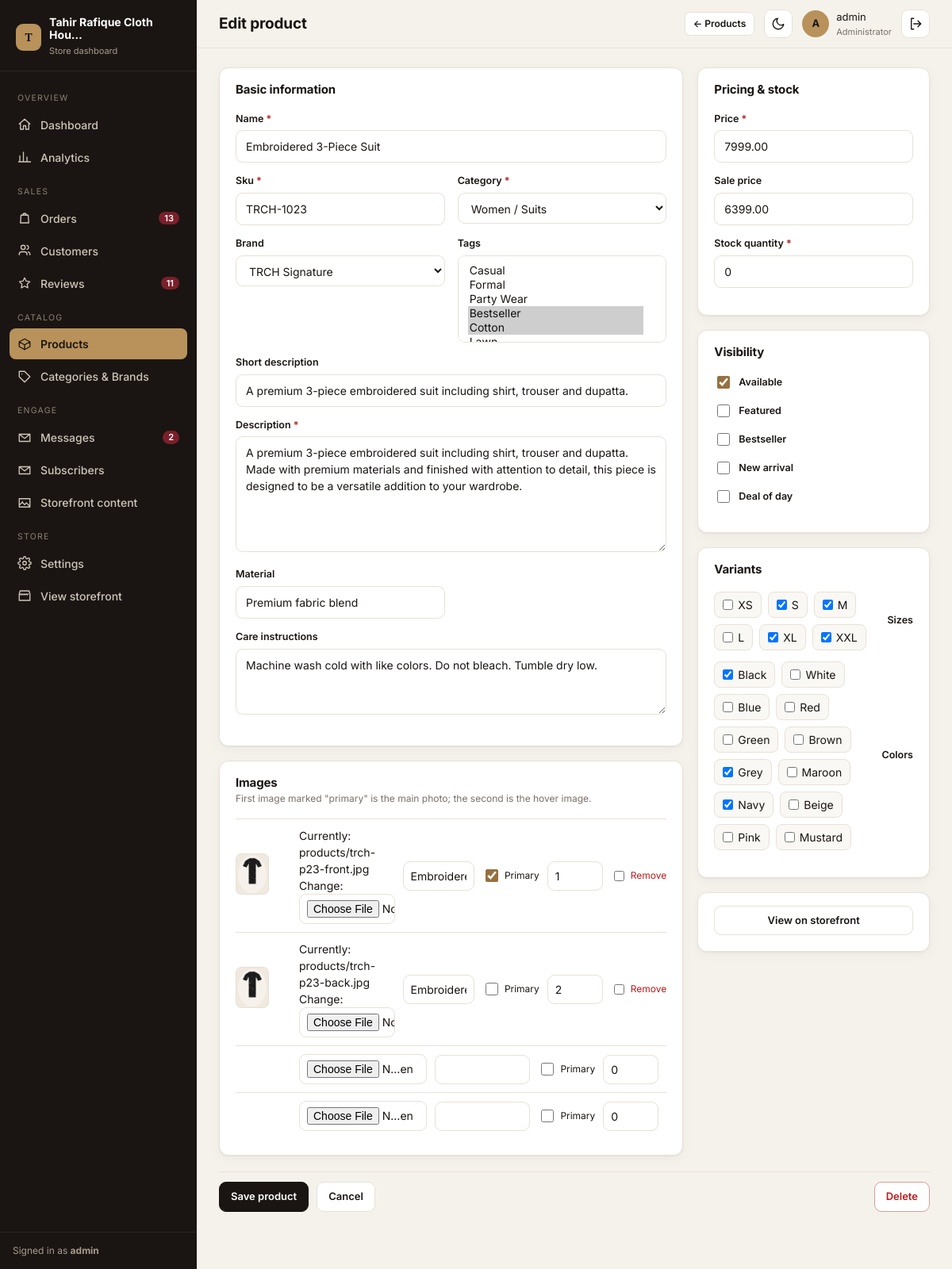
Page /dashboard/products/23/edit/ (signed in) on the earlier database version.
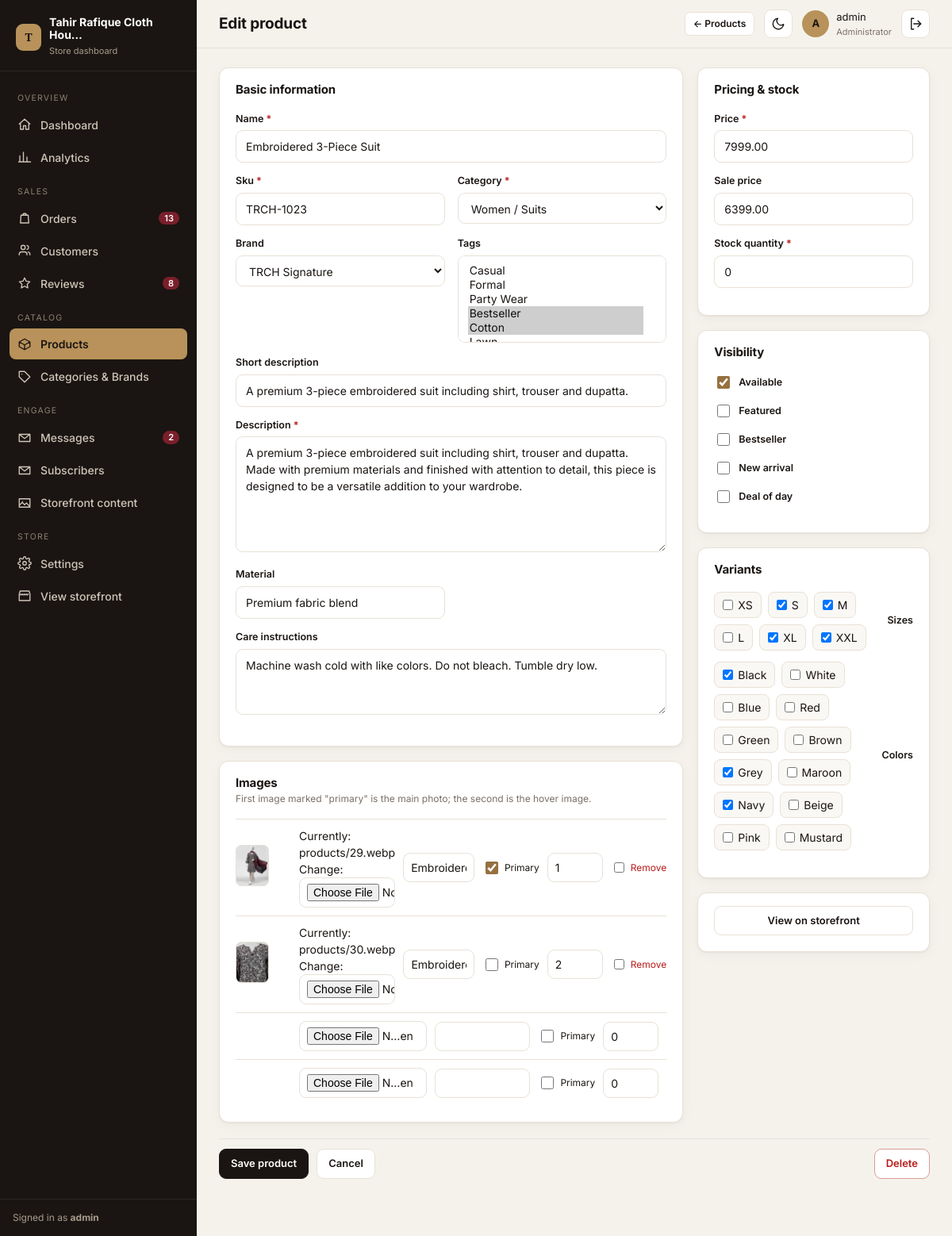
Same page on the later database version.
### apps/products/models.py (models this page shows, shortened)
class ProductImage(models.Model):
    product = models.ForeignKey(Product, related_name='images', on_delete=models.CASCADE)
    image = models.ImageField(upload_to='products/')
    alt_text = models.CharField(max_length=150, blank=True)
    is_primary = models.BooleanField(default=False)
    order = models.PositiveIntegerField(default=0)
    class Meta:
        ordering = ['order', 'id']

### apps/dashboard/views_catalog.py (the view)
# urls.py: path('products/<int:pk>/edit/', vc.product_form, name='product_edit'),
@staff_required
def product_form(request, pk=None):
    product = get_object_or_404(Product, pk=pk) if pk else None
    if request.method == 'POST':
        form = ProductForm(request.POST, instance=product)
        formset = ProductImageFormSet(request.POST, request.FILES, instance=product)
        if form.is_valid() and formset.is_valid():
            product = form.save()
            formset.instance = product
            formset.save()
            imgs = product.images.all()
            if imgs and not imgs.filter(is_primary=True).exists():
                first = imgs.first()
                first.is_primary = True
                first.save(update_fields=['is_primary'])
            messages.success(request, f'Product "{product.name}" saved.')
            return redirect('dashboard:products')
        messages.error(request, 'Please fix the errors below.')
    else:
        form = ProductForm(instance=product)
        formset = ProductImageFormSet(instance=product)
    return render(request, 'dashboard/product_form.html',
                  {'form': form, 'formset': formset, 'product': product, 'page': 'products'})

### apps/dashboard/forms.py (shortened to what this page needs)
class ProductForm(DashModelForm):
    class Meta:
        model = Product
        fields = ['name', 'sku', 'category', 'brand', 'tags', 'short_description', 'description',
                  'material', 'care_instructions', 'price', 'sale_price', 'stock_quantity',
                  'available', 'featured', 'bestseller', 'new_arrival', 'deal_of_day',
                  'sizes', 'colors']
        widgets = {
            'sizes': forms.CheckboxSelectMultiple, 'colors': forms.CheckboxSelectMultiple,
            'tags': forms.SelectMultiple, 'description': forms.Textarea(attrs={'rows': 6}),
            'care_instructions': forms.Textarea(attrs={'rows': 3}),
        }

### apps/cart/context_processors.py (called while the page is built)
def cart(request):
    return {'cart': Cart(request)}

### apps/core/context_processors.py (called while the page is built)
def site_settings(request):
    settings_obj = SiteSettings.load()
    announcement = PromoBanner.objects.filter(active=True).first()
    return {
        'site_settings': settings_obj,
        'announcement_banner': announcement,
    }

### apps/core/models.py (called while the page is built)
    @classmethod
    def load(cls):
        obj, _ = cls.objects.get_or_create(pk=1)
        return obj

### apps/products/models.py (called while the page is built)
    def __str__(self):
        if self.parent:
            return f"{self.parent.name} / {self.name}"
        return self.name

### templates/dashboard/product_form.html (shortened to what this page needs)
{% extends 'dashboard/base.html' %}{% load dash_extras %}
{% block heading %}{% if product %}Edit product{% else %}New product{% endif %}{% endblock %}
{% block topbar_actions %}<a class="btn sm" href="{% url 'dashboard:products' %}">← Products</a>{% endblock %}
{% block content %}
<form method="post" enctype="multipart/form-data">{% csrf_token %}
<div class="grid g-form">
  <div class="grid">
    <div class="card"><div class="card-h"><h2>Basic information</h2></div><div class="card-b"><div class="fgrid">
      <div class="full">{% include 'dashboard/_field.html' with field=form.name %}</div>
      {% include 'dashboard/_field.html' with field=form.sku %}{% include 'dashboard/_field.html' with field=form.category %}
      {% include 'dashboard/_field.html' with field=form.brand %}{% include 'dashboard/_field.html' with field=form.tags %}
      <div class="full">{% include 'dashboard/_field.html' with field=form.short_description %}</div>
      <div class="full">{% include 'dashboard/_field.html' with field=form.description %}</div>
      {% include 'dashboard/_field.html' with field=form.material %}<div></div>
      <div class="full">{% include 'dashboard/_field.html' with field=form.care_instructions %}</div></div></div></div>
    <div class="card"><div class="card-h"><div><h2>Images</h2><div class="sub">First image marked "primary" is the main photo; the second is the hover image.</div></div></div><div class="card-b">
      {% for f in formset %}<div class="formset-row">{{ f.id }}
        <div>{% if f.instance.pk and f.instance.image %}<img class="thumb" src="{{ f.instance.image.url }}" alt="">{% else %}<img class="thumb" id="prev-{{ forloop.counter0 }}" style="display:none" alt="">{% endif %}</div>
        <div>{{ f.image }}{% for e in f.image.errors %}<div class="err">{{ e }}</div>{% endfor %}</div><div>{{ f.alt_text }}</div>
        <label class="row small" style="gap:5px">{{ f.is_primary }}Primary</label><div style="width:70px">{{ f.order }}</div>
        {% if f.instance.pk %}<label class="row small" style="gap:5px;color:var(--red)">{{ f.DELETE }}Remove</label>{% else %}<span></span>{% endif %}</div>{% endfor %}
    </div></div>
  </div>
  <div class="grid" style="align-content:start">
    <div class="card"><div class="card-h"><h2>Pricing &amp; stock</h2></div><div class="card-b">
      {% include 'dashboard/_field.html' with field=form.price %}{% include 'dashboard/_field.html' with field=form.sale_price %}{% include 'dashboard/_field.html' with field=form.stock_quantity %}</div></div>
    <div class="card"><div class="card-h"><h2>Visibility</h2></div><div class="card-b">
      {% include 'dashboard/_field.html' with field=form.available %}{% include 'dashboard/_field.html' with field=form.featured %}{% include 'dashboard/_field.html' with field=form.bestseller %}
      {% include 'dashboard/_field.html' with field=form.new_arrival %}{% include 'dashboard/_field.html' with field=form.deal_of_day %}</div></div>
    <div class="card"><div class="card-h"><h2>Variants</h2></div><div class="card-b">{% include 'dashboard/_field.html' with field=form.sizes %}{% include 'dashboard/_field.html' with field=form.colors %}</div></div>
    {% if product %}<div class="card"><div class="card-b"><a class="btn" style="width:100%;justify-content:center" target="_blank" href="{{ product.get_absolute_url }}">View on storefront</a></div></div>{% endif %}
  </div>
</div>
<div class="sticky-bar"><button class="btn primary">Save product</button><a class="btn" href="{% url 'dashboard:products' %}">Cancel</a>
  {% if product %}<span style="flex:1"></span><button class="btn danger" formaction="{% url 'dashboard:product_delete' product.pk %}" formnovalidate data-action="confirm" data-message="Delete this product permanently? Past orders keep their history.">Delete</button>{% endif %}</div>
</form>
{% endblock %}

### templates/dashboard/base.html (shortened to what this page needs)
{% load static dash_extras %}<!DOCTYPE html>
<html lang="en">
<head>
<link rel="stylesheet" href="{% static 'dashboard/dashboard.css' %}">
</head>
<body>
<div class="shell">
  <aside class="sidebar">
    <div class="brand"><div class="brand-mark">T</div><div><b>{{ site_settings.store_name|truncatechars:24 }}</b><small>Store dashboard</small></div></div>
    <nav class="nav">
      <div class="nav-label">Overview</div>
      <a href="{% url 'dashboard:overview' %}" class="{% if page == 'overview' %}active{% endif %}">{% icon 'home' %}Dashboard</a>
      <a href="{% url 'dashboard:analytics' %}" class="{% if page == 'analytics' %}active{% endif %}">{% icon 'chart' %}Analytics</a>
      <div class="nav-label">Sales</div>
      <a href="{% url 'dashboard:orders' %}" class="{% if page == 'orders' %}active{% endif %}">{% icon 'bag' %}Orders{% if nav_pending_orders %}<span class="badge">{{ nav_pending_orders }}</span>{% endif %}</a>
      <a href="{% url 'dashboard:customers' %}" class="{% if page == 'customers' %}active{% endif %}">{% icon 'users' %}Customers</a>
      <a href="{% url 'dashboard:reviews' %}" class="{% if page == 'reviews' %}active{% endif %}">{% icon 'star' %}Reviews{% if nav_pending_reviews %}<span class="badge">{{ nav_pending_reviews }}</span>{% endif %}</a>
      <div class="nav-label">Catalog</div>
      <a href="{% url 'dashboard:products' %}" class="{% if page == 'products' %}active{% endif %}">{% icon 'box' %}Products</a>
      <a href="{% url 'dashboard:crud_list' 'categories' %}" class="{% if page == 'catalog' %}active{% endif %}">{% icon 'tag' %}Categories &amp; Brands</a>
      <div class="nav-label">Engage</div>
      <a href="{% url 'dashboard:messages' %}" class="{% if page == 'messages' %}active{% endif %}">{% icon 'mail' %}Messages{% if nav_unread_messages %}<span class="badge">{{ nav_unread_messages }}</span>{% endif %}</a>
      <a href="{% url 'dashboard:subscribers' %}" class="{% if page == 'subscribers' %}active{% endif %}">{% icon 'mail' %}Subscribers</a>
      <a href="{% url 'dashboard:crud_list' 'hero' %}" class="{% if page == 'content' %}active{% endif %}">{% icon 'image' %}Storefront content</a>
      <div class="nav-label">Store</div>
      <a href="{% url 'dashboard:settings' %}" class="{% if page == 'settings' %}active{% endif %}">{% icon 'cog' %}Settings</a>
      <a href="{% url 'pages:home' %}" target="_blank">{% icon 'store' %}View storefront</a>
    </nav>
    <div class="side-foot">Signed in as <b>{{ request.user.username }}</b></div>
  </aside>
  <div class="main">
    <header class="topbar">
      <h1>{% block heading %}{% endblock %}</h1>
      {% block topbar_actions %}{% endblock %}
      <button class="iconbtn" data-action="theme" title="Toggle dark mode">{% icon 'moon' %}</button>
      <div class="userbox"><div class="avatar">{{ request.user.username|slice:":1"|upper }}</div><div>{{ request.user.get_full_name|default:request.user.username }}<small>Administrator</small></div></div>
      <form method="post" action="{% url 'dashboard:logout' %}">{% csrf_token %}<button class="iconbtn" title="Sign out">{% icon 'out' %}</button></form>
    </header>
    <div class="content">
      {% block content %}{% endblock %}
    </div>
  </div>
</div>
</body>
</html>

Differences in the rows shown:
changed ProductImage (number 1 of 2 on the later page): instance.image: a different picture
changed ProductImage (number 2 of 2 on the later page): instance.image: a different picture
Other differences:
{{ nav_pending_reviews }}: "11" → "8"
text no longer shown: "Currently: products/trch-p23-front.jpg Change: Currently: products/trch-p23-back.jpg Change:"
text now shown: "Currently: products/29.webp Change: Currently: products/30.webp Change:"
